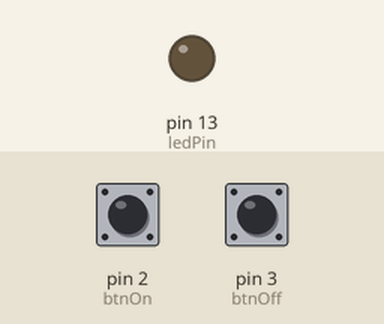
Recording of a sketch running on a simulated Arduino Uno, built with avr-gcc and run on an emulated ATmega328P. Parts: output pins drawn as LEDs (lit = HIGH). The inputs (shaded band) are chosen by the test bench; at power-on: pin 2 (btnOn) LOW, pin 3 (btnOff) HIGH.

Above: at 1.2 s.
1.3 s: pin 2 (btnOn) pulled HIGH for 0.15 s
At 2.3 s:
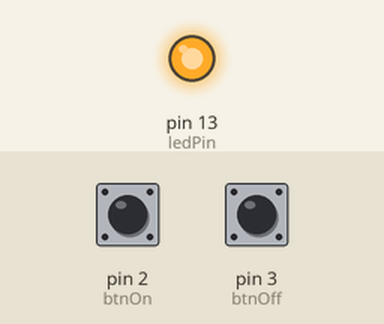
2.9 s: pin 3 (btnOff) pulled LOW for 0.15 s
At 3.5 s:
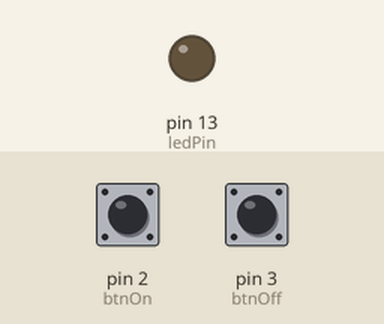
4.5 s: pin 2 (btnOn) pulled HIGH for 1 s
At 5.9 s:
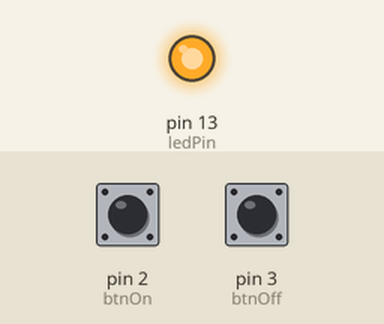
Timing chart, 0 to 7.5 s (numbered marks = the images above; inputs shaded):
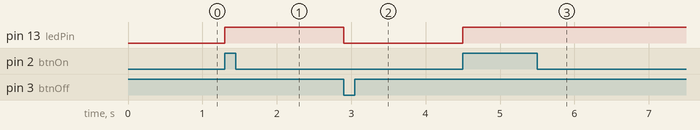

Measured:
- after the input at 1.3 s, pin 13 (ledPin): LOW → HIGH at once
- after the input at 2.9 s, pin 13 (ledPin): HIGH → LOW at once
- after the input at 4.5 s, pin 13 (ledPin): LOW → HIGH at once

The sketch:

Digital_Inputs.ino
```cpp
/*
 * TEJ Tutorial: Pull-Up vs Pull-Down
 * This code turns an LED on with one button logic
 * and off with another.
 */

const int ledPin = 13;  // Onboard LED
const int btnOn = 2;    // Pull-down button
const int btnOff = 3;   // Pull-up button

void setup() {
  pinMode(ledPin, OUTPUT);
  pinMode(btnOn, INPUT);
  pinMode(btnOff, INPUT);
}

void loop() {
  // Read the state of the buttons
  int onState = digitalRead(btnOn);
  int offState = digitalRead(btnOff);

  // Button A (Pull-down) is HIGH when pressed
  if (onState == HIGH) {
    digitalWrite(ledPin, HIGH);
  }

  // Button B (Pull-up) is LOW when pressed
  if (offState == LOW) {
    digitalWrite(ledPin, LOW);
  }
}
```
